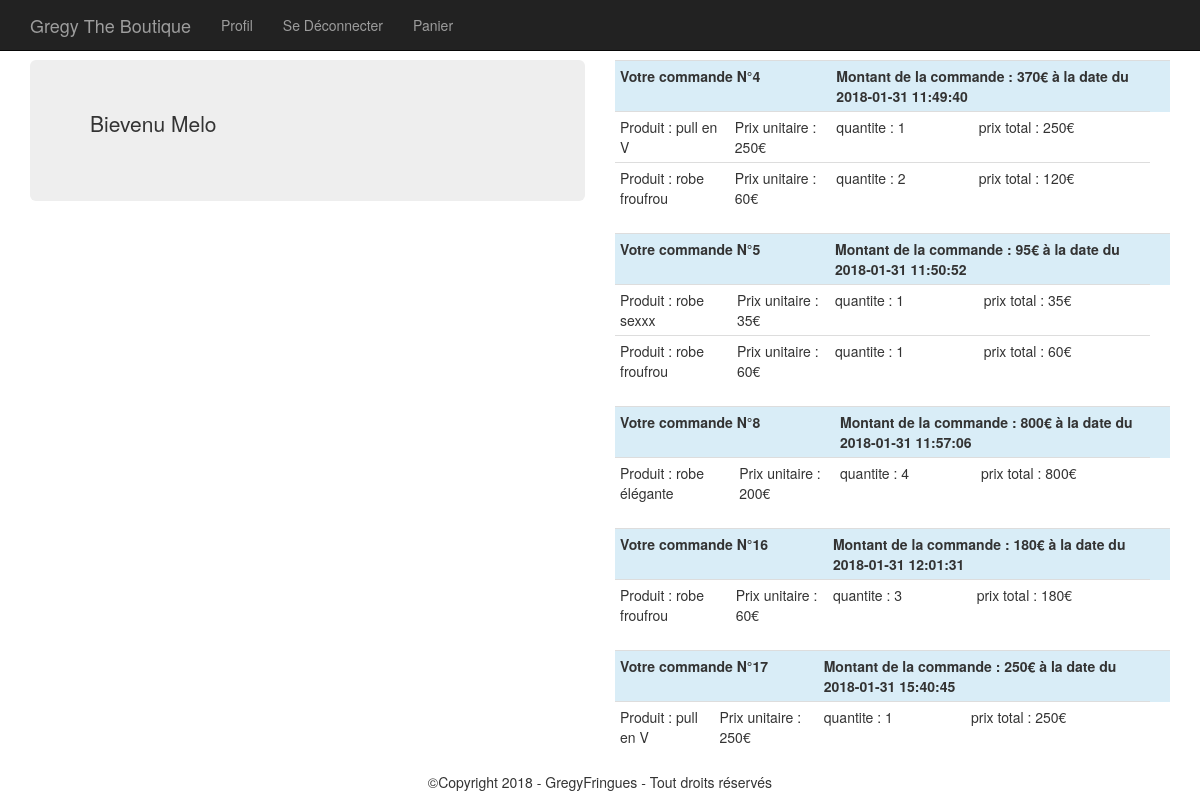
The page /site/profil.php (signed in) on the database its author committed.
### tables this page shows
CREATE TABLE `commande` (
  `id_commande` int(3) NOT NULL,
  `id_membre` int(3) NOT NULL,
  `montant` int(3) NOT NULL,
  `date_enregistrement` datetime NOT NULL,
  `etat` enum('en cours de traitement','envoyé','livré') NOT NULL
);

### site/inc/fonctions.php (called while the page is built, shortened)
<?php
    function executeRequete($sql, $params=array()) {
        if(!empty($params)){
            foreach($params as $indice => $param){
                $params[$indice] = htmlspecialchars($param, ENT_QUOTES);
            }
         }
         global $pdo;
         $r = $pdo->prepare($sql);
         $r->execute($params);
         return $r;
    }
    function estConnecte() {
        if(isset($_SESSION['membre'])){
            return true;
        }
        else{
            false;
        }
    }
?>

### site/profil.php (the view, shortened to what this page needs)
<?php
    if( !estConnecte()){
        ob_start();
        ?>
            <div class="jumbotron">
                <p>vous n'avez pas l'autorisation d'être sur cette Page.<br>Authentifiez vous ou créez un compte.</p>
                <a href="connexion.php">Pour vous connecter ou créer un compte</a><br>
                <a href="index.php">Pour vous retourner à l'accueil</a>
            </div>
        <?php
        $profil = ob_get_clean();
    }else {
        ?>
            <div class="jumbotron">
            <p>Bievenu <?= $_SESSION['membre']['pseudo'] ?></p>
                </div>
        <?php
        $profil = ob_get_clean();
        $sql = 'SELECT * FROM commande WHERE id_membre = :id_membre';
        $commandesClient = executeRequete($sql, array('id_membre'=>$_SESSION['membre']['id_membre']));
        if($commandesClient->rowCount() == 0){
            ?>
            <div class="jumbotron"> <p>Vous n'avez passé aucune commande.</p><p><a href="index.php">Commencez vos achats !</a></p></div>
            <?php
        }
        else{
            while($commande = $commandesClient->fetch(PDO::FETCH_ASSOC)){
                $sql = 'SELECT titre, quantite, dc.prix FROM details_commande dc, produit p WHERE dc.id_produit=p.id_produit AND id_commande = :id_commande';
                $detailCommande = executeRequete($sql, array('id_commande'=>$commande['id_commande']));
                ?>
                    <table class="table table-condensed table-hover">
                        <tr class="info">
                            <th colspan="2">
                                Votre commande N°<?= $commande['id_commande'] ?>
                            </th>
                            <th colspan="2">
                                Montant de la commande : <?= $commande['montant'] ?>€ à la date du <?= $commande['date_enregistrement'] ?>
                            </th>
                            <th></th>
                            <th></th>
                        </tr>
                        <?php
                            while($prod = $detailCommande->fetch(PDO::FETCH_ASSOC)){
                                ?>
                                    <tr>
                                        <td>Produit : <?= $prod['titre'] ?></td>
                                        <td>Prix unitaire : <?= $prod['prix'] ?>€</td>
                                        <td>quantite : <?= $prod['quantite'] ?></td>
                                        <td>prix total : <?= $prod['prix'] * $prod['quantite'] ?>€</td>
                                    </tr>
                                <?php
                            }
                        ?>
                    </table>
                <?php
            }
        }
        $commandes = ob_get_clean();
    }
	?>
    <div class="row">
        <div class="col-md-6">
             <?= $profil ?? '' ?>
        </div>
        <div class="col-md-6">
            <?= $commandes ?? '' ?>
        </div>
    </div>
    <?php
    include('inc/gabarit.php');
?>

### site/inc/css/styles.css (style rules this page uses)
body { margin-top:60px; }

### rows shown on the page
commande: id_commande "4", montant "370", date_enregistrement "2018-01-31 11:49:40", titre "pull en V", prix "250", quantite "1", quantite "250", titre "robe froufrou", prix "60", quantite "2", quantite "120"
commande: id_commande "5", montant "95", date_enregistrement "2018-01-31 11:50:52", titre "robe sexxx", prix "35", quantite "1", quantite "35", titre "robe froufrou", prix "60", quantite "60"
commande: id_commande "8", montant "800", date_enregistrement "2018-01-31 11:57:06", titre "robe élégante", prix "200", quantite "4", quantite "800"
commande: id_commande "16", montant "180", date_enregistrement "2018-01-31 12:01:31", titre "robe froufrou", prix "60", quantite "3", quantite "180"
commande: id_commande "17", montant "250", date_enregistrement "2018-01-31 15:40:45", titre "pull en V", prix "250", quantite "1", quantite "250"

### other values the page prints
$_SESSION['membre']['pseudo'] "Melo"
